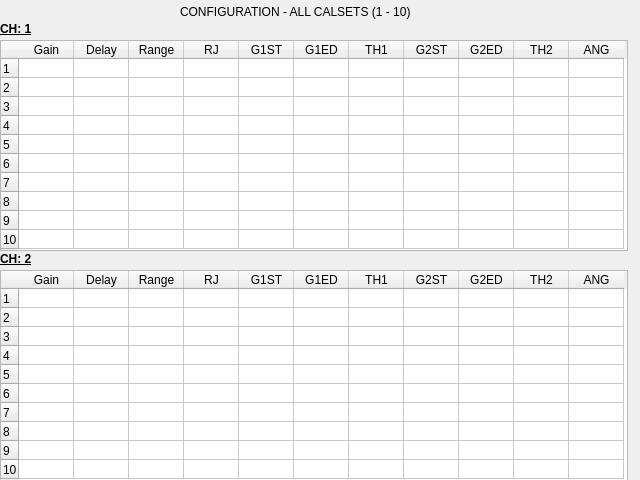
<?xml version="1.0" encoding="UTF-8"?>
<ui version="4.0">
 <class>ConfigScreen</class>
 <widget class="QWidget" name="ConfigScreen">
  <property name="geometry">
   <rect>
    <x>0</x>
    <y>0</y>
    <width>640</width>
    <height>480</height>
   </rect>
  </property>
  <widget class="QLabel" name="titleLabel">
   <property name="geometry">
    <rect>
     <x>180</x>
     <y>3</y>
     <width>265</width>
     <height>18</height>
    </rect>
   </property>
   <property name="text">
    <string>CONFIGURATION - ALL CALSETS (1 - 10)</string>
   </property>
  </widget>
  <widget class="QTableWidget" name="configTable">
   <property name="geometry">
    <rect>
     <x>0</x>
     <y>40</y>
     <width>628</width>
     <height>211</height>
    </rect>
   </property>
   <property name="font">
    <font>
     <pointsize>9</pointsize>
    </font>
   </property>
   <property name="frameShape">
    <enum>QFrame::Shape::StyledPanel</enum>
   </property>
   <property name="rowCount">
    <number>10</number>
   </property>
   <property name="columnCount">
    <number>11</number>
   </property>
   <attribute name="horizontalHeaderMinimumSectionSize">
    <number>20</number>
   </attribute>
   <attribute name="horizontalHeaderDefaultSectionSize">
    <number>55</number>
   </attribute>
   <attribute name="verticalHeaderMinimumSectionSize">
    <number>15</number>
   </attribute>
   <attribute name="verticalHeaderDefaultSectionSize">
    <number>19</number>
   </attribute>
   <row/>
   <row/>
   <row/>
   <row/>
   <row/>
   <row/>
   <row/>
   <row/>
   <row/>
   <row/>
   <column>
    <property name="text">
     <string>Gain</string>
    </property>
   </column>
   <column>
    <property name="text">
     <string>Delay</string>
    </property>
   </column>
   <column>
    <property name="text">
     <string>Range</string>
    </property>
   </column>
   <column>
    <property name="text">
     <string>RJ</string>
    </property>
   </column>
   <column>
    <property name="text">
     <string>G1ST</string>
    </property>
   </column>
   <column>
    <property name="text">
     <string>G1ED</string>
    </property>
   </column>
   <column>
    <property name="text">
     <string>TH1</string>
    </property>
   </column>
   <column>
    <property name="text">
     <string>G2ST</string>
    </property>
   </column>
   <column>
    <property name="text">
     <string>G2ED</string>
    </property>
   </column>
   <column>
    <property name="text">
     <string>TH2</string>
    </property>
   </column>
   <column>
    <property name="text">
     <string>ANG</string>
    </property>
   </column>
  </widget>
  <widget class="QTableWidget" name="configTable_2">
   <property name="geometry">
    <rect>
     <x>0</x>
     <y>270</y>
     <width>628</width>
     <height>214</height>
    </rect>
   </property>
   <property name="font">
    <font>
     <pointsize>9</pointsize>
    </font>
   </property>
   <property name="rowCount">
    <number>10</number>
   </property>
   <property name="columnCount">
    <number>11</number>
   </property>
   <attribute name="horizontalHeaderVisible">
    <bool>true</bool>
   </attribute>
   <attribute name="horizontalHeaderMinimumSectionSize">
    <number>20</number>
   </attribute>
   <attribute name="horizontalHeaderDefaultSectionSize">
    <number>55</number>
   </attribute>
   <attribute name="verticalHeaderVisible">
    <bool>true</bool>
   </attribute>
   <attribute name="verticalHeaderMinimumSectionSize">
    <number>15</number>
   </attribute>
   <attribute name="verticalHeaderDefaultSectionSize">
    <number>19</number>
   </attribute>
   <row/>
   <row/>
   <row/>
   <row/>
   <row/>
   <row/>
   <row/>
   <row/>
   <row/>
   <row/>
   <column>
    <property name="text">
     <string>Gain</string>
    </property>
   </column>
   <column>
    <property name="text">
     <string>Delay</string>
    </property>
   </column>
   <column>
    <property name="text">
     <string>Range</string>
    </property>
   </column>
   <column>
    <property name="text">
     <string>RJ</string>
    </property>
   </column>
   <column>
    <property name="text">
     <string>G1ST</string>
    </property>
   </column>
   <column>
    <property name="text">
     <string>G1ED</string>
    </property>
   </column>
   <column>
    <property name="text">
     <string>TH1</string>
    </property>
   </column>
   <column>
    <property name="text">
     <string>G2ST</string>
    </property>
   </column>
   <column>
    <property name="text">
     <string>G2ED</string>
    </property>
   </column>
   <column>
    <property name="text">
     <string>TH2</string>
    </property>
   </column>
   <column>
    <property name="text">
     <string>ANG</string>
    </property>
   </column>
  </widget>
  <widget class="QLabel" name="label">
   <property name="geometry">
    <rect>
     <x>0</x>
     <y>20</y>
     <width>66</width>
     <height>18</height>
    </rect>
   </property>
   <property name="font">
    <font>
     <italic>false</italic>
     <bold>true</bold>
     <underline>true</underline>
    </font>
   </property>
   <property name="text">
    <string>CH: 1</string>
   </property>
  </widget>
  <widget class="QLabel" name="label_2">
   <property name="geometry">
    <rect>
     <x>0</x>
     <y>250</y>
     <width>66</width>
     <height>18</height>
    </rect>
   </property>
   <property name="font">
    <font>
     <bold>true</bold>
     <underline>true</underline>
    </font>
   </property>
   <property name="text">
    <string>CH: 2</string>
   </property>
  </widget>
  <widget class="QLabel" name="statuslabel">
   <property name="geometry">
    <rect>
     <x>430</x>
     <y>20</y>
     <width>201</width>
     <height>20</height>
    </rect>
   </property>
   <property name="text">
    <string/>
   </property>
  </widget>
 </widget>
 <resources/>
 <connections/>
</ui>
